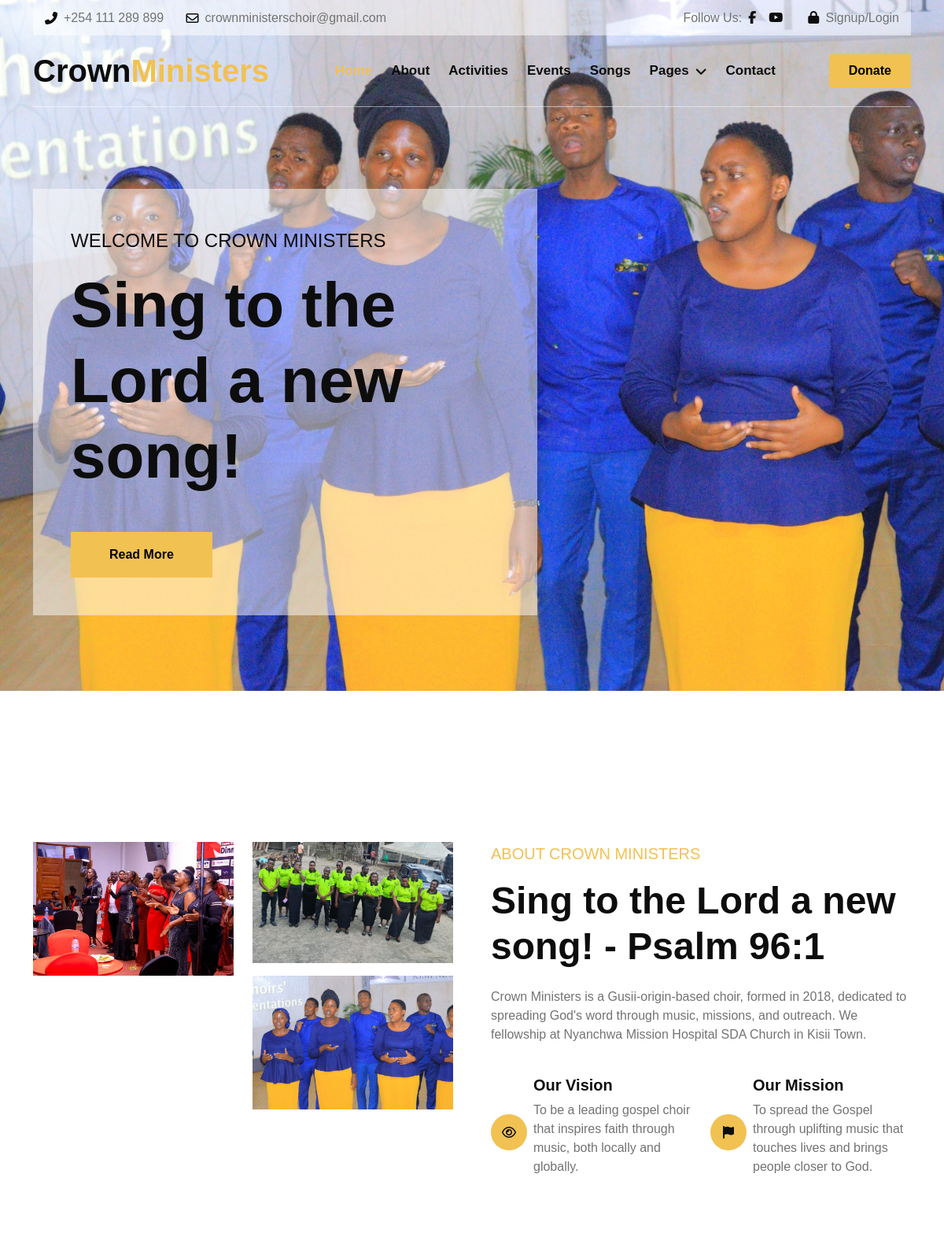
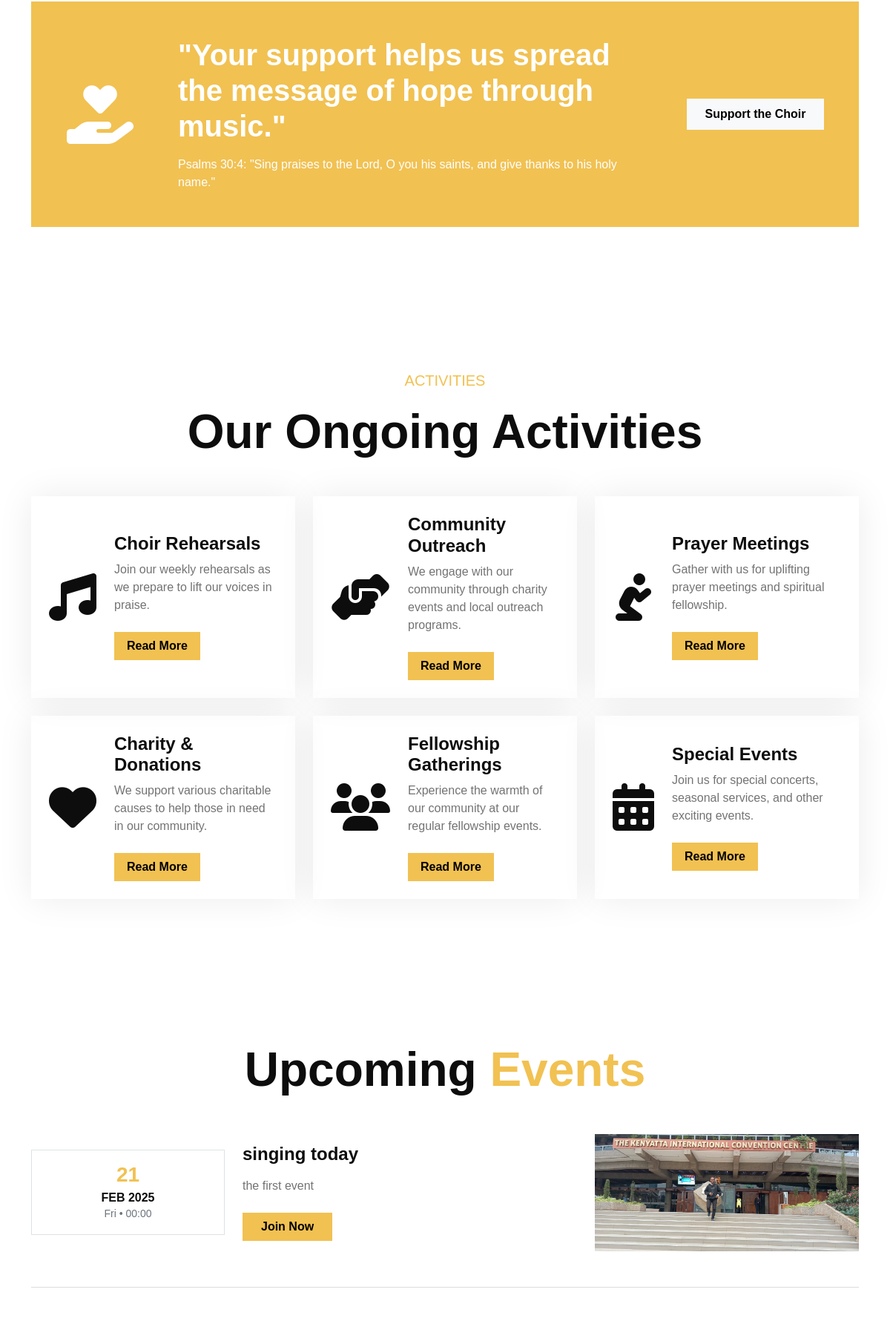
The page / (upper part) on the database its author committed (2 pictures, top to bottom).
### tables this page shows
CREATE TABLE `events` (
  `id` int(11) NOT NULL,
  `event_name` varchar(255) NOT NULL,
  `event_date` date NOT NULL,
  `event_description` text DEFAULT NULL,
  `status` enum('active','inactive') DEFAULT 'active',
  `created_at` timestamp NOT NULL DEFAULT current_timestamp(),
  `name` varchar(255) NOT NULL,
  `event_image` varchar(255) NOT NULL
);

### index.php (the view, shortened to what this page needs)
<?php include 'includes/header.php'; ?>
        <div class="container-fluid hero-header">
            <div class="container">
                <div class="row">
                    <div class="col-lg-7">
                        <div class="hero-header-inner animated zoomIn" id="hero-content">
                            <p class="fs-4 text-dark" id="hero-subtitle">WELCOME TO CROWN MINISTERS</p>
                            <h1 class="display-1 mb-5 text-dark" id="hero-title">Sing to the Lord a new song!</h1>
                            <a href="#" class="btn btn-primary py-3 px-5" id="hero-btn">Read More</a>
                        </div>
                    </div>
                </div>
            </div>
        </div>
<div class="container-fluid about py-5">
    <div class="container py-5">
        <div class="row g-5 mb-5">
            <div class="col-xl-6">
                <div class="row g-4">
                    <div class="col-6">
                        <img src="img/choir1.png" class="img-fluid wow zoomIn" data-wow-delay="0.1s" alt="Choir Performance">
                    </div>
                    <div class="col-6">
                        <img src="img/choir10.jpg" class="img-fluid wow zoomIn" data-wow-delay="0.2s" alt="Choir Rehearsal">
                        <img src="img/choir8.jpg" class="img-fluid pt-3 wow zoomIn" data-wow-delay="0.3s" alt="Choir in Concert">
                    </div>
                </div>
            </div>
            <div class="col-xl-6 wow fadeIn" data-wow-delay="0.4s">
                <p class="fs-5 text-uppercase text-primary">About Crown Ministers</p>
                <h1 class="display-5 pb-4 m-0">Sing to the Lord a new song! - Psalm 96:1</h1>
                <p class="pb-4">
                    Crown Ministers is a Gusii-origin-based choir, formed in 2018, dedicated to spreading God's word through music, missions, and outreach. We fellowship at Nyanchwa Mission Hospital SDA Church in Kisii Town.
                </p>
                <div class="row g-4 mb-4">
                    <div class="col-md-6">
                        <div class="d-flex align-items-center">
                            <span class="bg-primary btn-md-square rounded-circle me-2 p-3">
                                <i class="fa fa-eye text-dark"></i>
                            </span>
                            <div>
                                <h5>Our Vision</h5>
                                <p>To be a leading gospel choir that inspires faith through music, both locally and globally.</p>
                            </div>
                        </div>
                    </div>
                    <div class="col-md-6">
                        <div class="d-flex align-items-center">
                            <span class="bg-primary btn-md-square rounded-circle me-2 p-3">
                                <i class="fa fa-flag text-dark"></i>
                            </span>
                            <div>
                                <h5>Our Mission</h5>
                                <p>To spread the Gospel through uplifting music that touches lives and brings people closer to God.</p>
                            </div>
                        </div>
                    </div>
                </div>
            </div>
        </div>
        <div class="container text-center bg-primary py-5 wow fadeIn" data-wow-delay="0.5s">
            <div class="row g-4 align-items-center">
                <div class="col-lg-2">
                    <i class="fas fa-hand-holding-heart fa-5x text-white"></i>
                </div>
                <div class="col-lg-7 text-center text-lg-start">
                    <h1 class="mb-3 text-white">
                        "Your support helps us spread the message of hope through music."
                    </h1>
                    <p class="mb-0 text-white fw-light">
                        Psalms 30:4: "Sing praises to the Lord, O you his saints, and give thanks to his holy name."
                    </p>
                </div>
                <div class="col-lg-3">
                    <a href="donate.php" class="btn btn-light py-2 px-4">Support the Choir</a>
                </div>
            </div>
        </div>
    </div>
</div>
<div class="container-fluid activities py-5">
    <div class="container py-5">
        <div class="text-center mx-auto mb-5 wow fadeIn" data-wow-delay="0.1s" style="max-width: 700px;">
            <p class="fs-5 text-uppercase text-primary">Activities</p>
            <h1 class="display-3">Our Ongoing Activities</h1>
        </div>
        <div class="row g-4 justify-content-center">
            <?php
            $activities = [
                ["icon" => "fa-music", "title" => "Choir Rehearsals", "description" => "Join our weekly rehearsals as we prepare to lift our voices in praise."],
                ["icon" => "fa-hands-helping", "title" => "Community Outreach", "description" => "We engage with our community through charity events and local outreach programs."],
                ["icon" => "fa-pray", "title" => "Prayer Meetings", "description" => "Gather with us for uplifting prayer meetings and spiritual fellowship."],
                ["icon" => "fa-heart", "title" => "Charity & Donations", "description" => "We support various charitable causes to help those in need in our community."],
                ["icon" => "fa-users", "title" => "Fellowship Gatherings", "description" => "Experience the warmth of our community at our regular fellowship events."],
                ["icon" => "fa-calendar-alt", "title" => "Special Events", "description" => "Join us for special concerts, seasonal services, and other exciting events."]
            ];
            $delay = 0.1;
            foreach ($activities as $index => $activity):
            ?>
                <div class="col-lg-6 col-xl-4">
                    <div class="activities-item p-4 wow fadeIn" data-wow-delay="<?= $delay ?>s">
                        <i class="fa <?= $activity['icon'] ?> fa-4x text-dark"></i>
                        <div class="ms-4">
                            <h4><?= htmlspecialchars($activity['title']) ?></h4>
                            <p class="mb-4"><?= htmlspecialchars($activity['description']) ?></p>
                            <a href="#" class="btn btn-primary px-3" data-bs-toggle="modal" data-bs-target="#activityModal<?= $index ?>">Read More</a>
                        </div>
                    </div>
                </div>
            <?php
                $delay += 0.2;
            endforeach;
            ?>
        </div>
    </div>
</div>
<?php
include 'includes/db_connect.php';
$sql = "SELECT * FROM events WHERE status = 'active' ORDER BY event_date ASC";
$stmt = $pdo->prepare($sql);
$stmt->execute();
$events = $stmt->fetchAll();
?>
<div class="container-fluid event py-5">
    <div class="container py-5">
        <div class="text-center mb-5 wow fadeIn" data-wow-delay="0.1s">
            <h1 class="display-3">
                Upcoming <span class="text-primary">Events</span>
            </h1>
        </div>
        <?php if (!empty($events)): ?>
            <?php foreach ($events as $index => $event): ?>
                <div class="row g-4 event-item align-items-center wow fadeIn" data-wow-delay="<?= 0.1 * ($index + 1) ?>s">
                    <div class="col-12 col-md-4 col-lg-3 text-center">
                        <div class="border p-3 rounded">
                            <h3 class="text-primary mb-1"><?= date('d', strtotime($event['event_date'])) ?></h3>
                            <h6 class="text-uppercase mb-0"><?= date('M Y', strtotime($event['event_date'])) ?></h6>
                            <small class="text-muted"><?= date('D • H:i', strtotime($event['event_date'])) ?></small>
                        </div>
                    </div>
                    <div class="col-12 col-md-8 col-lg-5">
                        <div>
                            <h4 class="mb-3"><?= htmlspecialchars($event['event_name']) ?></h4>
                            <p class="mb-4"><?= htmlspecialchars($event['event_description']) ?></p>
                            <a href="join.php" class="btn btn-primary px-4">Join Now</a>
                        </div>
                    </div>
                    <div class="col-12 col-lg-4">
                        <div class="overflow-hidden rounded">
                            <img src="uploads/<?= htmlspecialchars($event['event_image']) ?>"
                                 class="img-fluid w-100"
                                 alt="<?= htmlspecialchars($event['event_name']) ?>">
                        </div>
                    </div>
                </div>
                <?php if ($index < count($events) - 1): ?>
                    <hr class="my-5">
                <?php endif; ?>
            <?php endforeach; ?>
        <?php else: ?>
            <p class="text-center">No upcoming events at the moment. Stay tuned!</p>
        <?php endif; ?>
    </div>
</div>
    </body>
</html>

### css/style.css (style rules this page uses)
.wow, .animated { animation-duration: 2s !important; }
h1, h2, h3, .h1, .h2, .h3 { font-weight: 700 !important; font-family: 'Open', sans-serif !important; }
h4, h5, h6, .h4, .h5, .h6 { font-weight: 600 !important; font-family: 'Open', sans-serif !important; }
.btn { font-weight: 600; transition: .5s; }
.btn-md-square { width: 46px; height: 46px; }
.btn-square, .btn-sm-square, .btn-md-square, .btn-lg-square { padding: 0; display: flex; align-items: center; justify-content: center; font-weight: normal; }
.hero-header { margin-bottom: 6rem; padding-top: 15rem; padding-bottom: 6rem; background: url("../img/choir8.jpg"), center center no-repeat; background-size: cover; }
.hero-header .hero-header-inner { padding: 3rem; background: rgba(255, 255, 255, .5); }
.activities .activities-item { height: 100%; display: flex; align-items: center; justify-content: center; box-shadow: 0 0 45px rgba(12, 18, 20, .08); transition: 0.5s; }
.event-item img { transition: 0.5s; }
.event .event-item a { transition: 0.5s; }

### index.php (style rules this page uses)
#hero-content { transition: opacity 0.5s ease-in-out; }

### rows shown on the page
events: event_date "21", event_date "FEB 2025", event_date "Fri • 00:00", event_name "singing today", event_description "the first event", event_image (picture)

### other values the page prints
$activity['title'] "Choir Rehearsals"
$activity['description'] "Join our weekly rehearsals as we prepare to lift our voices in praise."
$activity['title'] "Community Outreach"
$activity['description'] "We engage with our community through charity events and local outreach programs."
$activity['title'] "Prayer Meetings"
$activity['description'] "Gather with us for uplifting prayer meetings and spiritual fellowship."
$activity['title'] "Charity & Donations"
$activity['description'] "We support various charitable causes to help those in need in our community."
$activity['title'] "Fellowship Gatherings"
$activity['description'] "Experience the warmth of our community at our regular fellowship events."
$activity['title'] "Special Events"
$activity['description'] "Join us for special concerts, seasonal services, and other exciting events."
